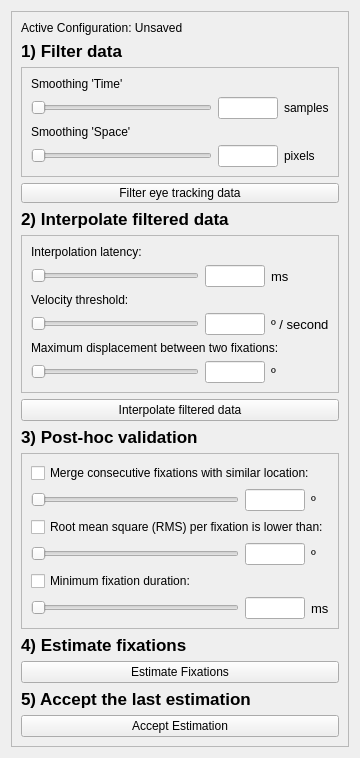
      <widget class="QWidget" name="page_auto">
       <layout class="QVBoxLayout" name="verticalLayout_10">
        <item>
         <widget class="QFrame" name="frame">
          <property name="frameShape">
           <enum>QFrame::StyledPanel</enum>
          </property>
          <property name="frameShadow">
           <enum>QFrame::Raised</enum>
          </property>
          <layout class="QVBoxLayout" name="verticalLayout_9">
           <item>
            <widget class="QLabel" name="lConfigurationStatus">
             <property name="text">
              <string>Active Configuration: Unsaved</string>
             </property>
            </widget>
           </item>
           <item>
            <widget class="QLabel" name="label_8">
             <property name="minimumSize">
              <size>
               <width>0</width>
               <height>20</height>
              </size>
             </property>
             <property name="maximumSize">
              <size>
               <width>16777215</width>
               <height>20</height>
              </size>
             </property>
             <property name="font">
              <font>
               <pointsize>13</pointsize>
               <weight>75</weight>
               <bold>true</bold>
              </font>
             </property>
             <property name="text">
              <string>1) Filter data</string>
             </property>
            </widget>
           </item>
           <item>
            <widget class="QFrame" name="frame_7">
             <property name="frameShape">
              <enum>QFrame::StyledPanel</enum>
             </property>
             <property name="frameShadow">
              <enum>QFrame::Raised</enum>
             </property>
             <layout class="QGridLayout" name="gridLayout_13">
              <item row="0" column="0">
               <widget class="QLabel" name="la_2">
                <property name="text">
                 <string>Smoothing 'Time'</string>
                </property>
               </widget>
              </item>
              <item row="2" column="0">
               <widget class="QLabel" name="label_25">
                <property name="text">
                 <string>Smoothing 'Space'</string>
                </property>
               </widget>
              </item>
              <item row="3" column="2">
               <widget class="QLabel" name="label_26">
                <property name="text">
                 <string>pixels</string>
                </property>
               </widget>
              </item>
              <item row="1" column="2">
               <widget class="QLabel" name="label_27">
                <property name="text">
                 <string>samples</string>
                </property>
               </widget>
              </item>
              <item row="1" column="0">
               <widget class="QSlider" name="sliderSigmaS">
                <property name="sizePolicy">
                 <sizepolicy hsizetype="Expanding" vsizetype="Preferred">
                  <horstretch>0</horstretch>
                  <verstretch>0</verstretch>
                 </sizepolicy>
                </property>
                <property name="tracking">
                 <bool>false</bool>
                </property>
                <property name="orientation">
                 <enum>Qt::Horizontal</enum>
                </property>
               </widget>
              </item>
              <item row="3" column="0">
               <widget class="QSlider" name="sliderSigmaR">
                <property name="sizePolicy">
                 <sizepolicy hsizetype="Expanding" vsizetype="Preferred">
                  <horstretch>0</horstretch>
                  <verstretch>0</verstretch>
                 </sizepolicy>
                </property>
                <property name="maximum">
                 <number>200</number>
                </property>
                <property name="tracking">
                 <bool>false</bool>
                </property>
                <property name="orientation">
                 <enum>Qt::Horizontal</enum>
                </property>
               </widget>
              </item>
              <item row="1" column="1">
               <widget class="QLineEdit" name="leSigmaS">
                <property name="sizePolicy">
                 <sizepolicy hsizetype="Fixed" vsizetype="Preferred">
                  <horstretch>0</horstretch>
                  <verstretch>0</verstretch>
                 </sizepolicy>
                </property>
                <property name="maximumSize">
                 <size>
                  <width>60</width>
                  <height>40</height>
                 </size>
                </property>
               </widget>
              </item>
              <item row="3" column="1">
               <widget class="QLineEdit" name="leSigmaR">
                <property name="sizePolicy">
                 <sizepolicy hsizetype="Fixed" vsizetype="Preferred">
                  <horstretch>0</horstretch>
                  <verstretch>0</verstretch>
                 </sizepolicy>
                </property>
                <property name="maximumSize">
                 <size>
                  <width>60</width>
                  <height>40</height>
                 </size>
                </property>
               </widget>
              </item>
             </layout>
            </widget>
           </item>
           <item>
            <widget class="QPushButton" name="b_smooth">
             <property name="sizePolicy">
              <sizepolicy hsizetype="Minimum" vsizetype="Preferred">
               <horstretch>0</horstretch>
               <verstretch>0</verstretch>
              </sizepolicy>
             </property>
             <property name="maximumSize">
              <size>
               <width>16777215</width>
               <height>20</height>
              </size>
             </property>
             <property name="text">
              <string>Filter eye tracking data</string>
             </property>
            </widget>
           </item>
           <item>
            <widget class="QLabel" name="label_7">
             <property name="maximumSize">
              <size>
               <width>16777215</width>
               <height>20</height>
              </size>
             </property>
             <property name="font">
              <font>
               <pointsize>13</pointsize>
               <weight>75</weight>
               <bold>true</bold>
              </font>
             </property>
             <property name="text">
              <string>2) Interpolate filtered data</string>
             </property>
            </widget>
           </item>
           <item>
            <widget class="QFrame" name="frame_4">
             <property name="frameShape">
              <enum>QFrame::StyledPanel</enum>
             </property>
             <property name="frameShadow">
              <enum>QFrame::Raised</enum>
             </property>
             <layout class="QGridLayout" name="gridLayout_14">
              <item row="2" column="0">
               <widget class="QLabel" name="label_36">
                <property name="text">
                 <string>Velocity threshold:</string>
                </property>
               </widget>
              </item>
              <item row="1" column="2">
               <widget class="QLabel" name="label_37">
                <property name="font">
                 <font>
                  <pointsize>10</pointsize>
                 </font>
                </property>
                <property name="text">
                 <string>ms</string>
                </property>
               </widget>
              </item>
              <item row="5" column="2">
               <widget class="QLabel" name="label_38">
                <property name="font">
                 <font>
                  <pointsize>10</pointsize>
                 </font>
                </property>
                <property name="text">
                 <string>º</string>
                </property>
               </widget>
              </item>
              <item row="0" column="0">
               <widget class="QLabel" name="label_39">
                <property name="text">
                 <string>Interpolation latency:</string>
                </property>
               </widget>
              </item>
              <item row="1" column="0">
               <widget class="QSlider" name="sliderInterpolation">
                <property name="sizePolicy">
                 <sizepolicy hsizetype="Expanding" vsizetype="Preferred">
                  <horstretch>0</horstretch>
                  <verstretch>0</verstretch>
                 </sizepolicy>
                </property>
                <property name="tracking">
                 <bool>false</bool>
                </property>
                <property name="orientation">
                 <enum>Qt::Horizontal</enum>
                </property>
               </widget>
              </item>
              <item row="3" column="2">
               <widget class="QLabel" name="label_40">
                <property name="font">
                 <font>
                  <pointsize>10</pointsize>
                 </font>
                </property>
                <property name="text">
                 <string>º / second</string>
                </property>
               </widget>
              </item>
              <item row="5" column="0">
               <widget class="QSlider" name="sliderDisplacInterpolate">
                <property name="sizePolicy">
                 <sizepolicy hsizetype="Expanding" vsizetype="Preferred">
                  <horstretch>0</horstretch>
                  <verstretch>0</verstretch>
                 </sizepolicy>
                </property>
                <property name="tracking">
                 <bool>false</bool>
                </property>
                <property name="orientation">
                 <enum>Qt::Horizontal</enum>
                </property>
               </widget>
              </item>
              <item row="4" column="0" colspan="3">
               <widget class="QLabel" name="label_41">
                <property name="text">
                 <string>Maximum displacement between two fixations:</string>
                </property>
               </widget>
              </item>
              <item row="3" column="0">
               <widget class="QSlider" name="sliderVelocity">
                <property name="sizePolicy">
                 <sizepolicy hsizetype="Expanding" vsizetype="Preferred">
                  <horstretch>0</horstretch>
                  <verstretch>0</verstretch>
                 </sizepolicy>
                </property>
                <property name="tracking">
                 <bool>false</bool>
                </property>
                <property name="orientation">
                 <enum>Qt::Horizontal</enum>
                </property>
               </widget>
              </item>
              <item row="5" column="1">
               <widget class="QLineEdit" name="leDisplacInterpolate">
                <property name="sizePolicy">
                 <sizepolicy hsizetype="Fixed" vsizetype="Preferred">
                  <horstretch>0</horstretch>
                  <verstretch>0</verstretch>
                 </sizepolicy>
                </property>
                <property name="maximumSize">
                 <size>
                  <width>60</width>
                  <height>40</height>
                 </size>
                </property>
               </widget>
              </item>
              <item row="3" column="1">
               <widget class="QLineEdit" name="leVelocity">
                <property name="sizePolicy">
                 <sizepolicy hsizetype="Fixed" vsizetype="Preferred">
                  <horstretch>0</horstretch>
                  <verstretch>0</verstretch>
                 </sizepolicy>
                </property>
                <property name="maximumSize">
                 <size>
                  <width>60</width>
                  <height>40</height>
                 </size>
                </property>
               </widget>
              </item>
              <item row="1" column="1">
               <widget class="QLineEdit" name="leInterpolation">
                <property name="sizePolicy">
                 <sizepolicy hsizetype="Fixed" vsizetype="Preferred">
                  <horstretch>0</horstretch>
                  <verstretch>0</verstretch>
                 </sizepolicy>
                </property>
                <property name="maximumSize">
                 <size>
                  <width>60</width>
                  <height>40</height>
                 </size>
                </property>
               </widget>
              </item>
             </layout>
            </widget>
           </item>
           <item>
            <widget class="QPushButton" name="b_interpolate">
             <property name="sizePolicy">
              <sizepolicy hsizetype="Minimum" vsizetype="Preferred">
               <horstretch>0</horstretch>
               <verstretch>0</verstretch>
              </sizepolicy>
             </property>
             <property name="text">
              <string>Interpolate filtered data</string>
             </property>
            </widget>
           </item>
           <item>
            <widget class="QLabel" name="label_11">
             <property name="maximumSize">
              <size>
               <width>16777215</width>
               <height>20</height>
              </size>
             </property>
             <property name="font">
              <font>
               <pointsize>13</pointsize>
               <weight>75</weight>
               <bold>true</bold>
              </font>
             </property>
             <property name="text">
              <string>3) Post-hoc validation</string>
             </property>
            </widget>
           </item>
           <item>
            <widget class="QFrame" name="frame_2">
             <property name="frameShape">
              <enum>QFrame::StyledPanel</enum>
             </property>
             <property name="frameShadow">
              <enum>QFrame::Raised</enum>
             </property>
             <layout class="QGridLayout" name="gridLayout_12">
              <item row="1" column="0">
               <widget class="QSlider" name="sliderDisplacement">
                <property name="sizePolicy">
                 <sizepolicy hsizetype="Expanding" vsizetype="Preferred">
                  <horstretch>0</horstretch>
                  <verstretch>0</verstretch>
                 </sizepolicy>
                </property>
                <property name="tracking">
                 <bool>false</bool>
                </property>
                <property name="orientation">
                 <enum>Qt::Horizontal</enum>
                </property>
               </widget>
              </item>
              <item row="1" column="2">
               <widget class="QLabel" name="label_32">
                <property name="font">
                 <font>
                  <pointsize>10</pointsize>
                 </font>
                </property>
                <property name="text">
                 <string>º</string>
                </property>
               </widget>
              </item>
              <item row="2" column="0" colspan="3">
               <widget class="QCheckBox" name="cb_velocityVariance">
                <property name="sizePolicy">
                 <sizepolicy hsizetype="Minimum" vsizetype="Preferred">
                  <horstretch>0</horstretch>
                  <verstretch>0</verstretch>
                 </sizepolicy>
                </property>
                <property name="text">
                 <string>Root mean square (RMS) per fixation is lower than:</string>
                </property>
               </widget>
              </item>
              <item row="3" column="0">
               <widget class="QSlider" name="sliderVelocityVariance">
                <property name="sizePolicy">
                 <sizepolicy hsizetype="Expanding" vsizetype="Preferred">
                  <horstretch>0</horstretch>
                  <verstretch>0</verstretch>
                 </sizepolicy>
                </property>
                <property name="tracking">
                 <bool>false</bool>
                </property>
                <property name="orientation">
                 <enum>Qt::Horizontal</enum>
                </property>
               </widget>
              </item>
              <item row="3" column="2">
               <widget class="QLabel" name="label_34">
                <property name="font">
                 <font>
                  <pointsize>10</pointsize>
                 </font>
                </property>
                <property name="text">
                 <string>º</string>
                </property>
               </widget>
              </item>
              <item row="4" column="0">
               <widget class="QCheckBox" name="cb_minFixation">
                <property name="sizePolicy">
                 <sizepolicy hsizetype="Minimum" vsizetype="Preferred">
                  <horstretch>0</horstretch>
                  <verstretch>0</verstretch>
                 </sizepolicy>
                </property>
                <property name="text">
                 <string>Minimum fixation duration:</string>
                </property>
               </widget>
              </item>
              <item row="5" column="0">
               <widget class="QSlider" name="sliderMinFixation">
                <property name="sizePolicy">
                 <sizepolicy hsizetype="Expanding" vsizetype="Preferred">
                  <horstretch>0</horstretch>
                  <verstretch>0</verstretch>
                 </sizepolicy>
                </property>
                <property name="tracking">
                 <bool>false</bool>
                </property>
                <property name="orientation">
                 <enum>Qt::Horizontal</enum>
                </property>
               </widget>
              </item>
              <item row="5" column="2">
               <widget class="QLabel" name="label_35">
                <property name="font">
                 <font>
                  <pointsize>10</pointsize>
                 </font>
                </property>
                <property name="text">
                 <string>ms</string>
                </property>
               </widget>
              </item>
              <item row="0" column="0" colspan="3">
               <widget class="QCheckBox" name="cb_displacement">
                <property name="sizePolicy">
                 <sizepolicy hsizetype="Minimum" vsizetype="Preferred">
                  <horstretch>0</horstretch>
                  <verstretch>0</verstretch>
                 </sizepolicy>
                </property>
                <property name="text">
                 <string>Merge consecutive fixations with similar location:</string>
                </property>
               </widget>
              </item>
              <item row="1" column="1">
               <widget class="QLineEdit" name="leDisplacement">
                <property name="sizePolicy">
                 <sizepolicy hsizetype="Fixed" vsizetype="Preferred">
                  <horstretch>0</horstretch>
                  <verstretch>0</verstretch>
                 </sizepolicy>
                </property>
                <property name="maximumSize">
                 <size>
                  <width>60</width>
                  <height>40</height>
                 </size>
                </property>
               </widget>
              </item>
              <item row="3" column="1">
               <widget class="QLineEdit" name="leVelocityVariance">
                <property name="sizePolicy">
                 <sizepolicy hsizetype="Fixed" vsizetype="Preferred">
                  <horstretch>0</horstretch>
                  <verstretch>0</verstretch>
                 </sizepolicy>
                </property>
                <property name="maximumSize">
                 <size>
                  <width>60</width>
                  <height>40</height>
                 </size>
                </property>
               </widget>
              </item>
              <item row="5" column="1">
               <widget class="QLineEdit" name="leMinFixation">
                <property name="sizePolicy">
                 <sizepolicy hsizetype="Fixed" vsizetype="Preferred">
                  <horstretch>0</horstretch>
                  <verstretch>0</verstretch>
                 </sizepolicy>
                </property>
                <property name="maximumSize">
                 <size>
                  <width>60</width>
                  <height>40</height>
                 </size>
                </property>
               </widget>
              </item>
             </layout>
            </widget>
           </item>
           <item>
            <widget class="QLabel" name="label_12">
             <property name="maximumSize">
              <size>
               <width>16777215</width>
               <height>20</height>
              </size>
             </property>
             <property name="font">
              <font>
               <pointsize>13</pointsize>
               <weight>75</weight>
               <bold>true</bold>
              </font>
             </property>
             <property name="text">
              <string>4) Estimate fixations</string>
             </property>
            </widget>
           </item>
           <item>
            <widget class="QPushButton" name="b_estimateFixations">
             <property name="sizePolicy">
              <sizepolicy hsizetype="Minimum" vsizetype="Preferred">
               <horstretch>0</horstretch>
               <verstretch>0</verstretch>
              </sizepolicy>
             </property>
             <property name="text">
              <string>Estimate Fixations</string>
             </property>
            </widget>
           </item>
           <item>
            <widget class="QLabel" name="label_13">
             <property name="maximumSize">
              <size>
               <width>16777215</width>
               <height>20</height>
              </size>
             </property>
             <property name="font">
              <font>
               <pointsize>13</pointsize>
               <weight>75</weight>
               <bold>true</bold>
              </font>
             </property>
             <property name="text">
              <string>5) Accept the last estimation</string>
             </property>
            </widget>
           </item>
           <item>
            <widget class="QPushButton" name="b_acceptEstimation">
             <property name="sizePolicy">
              <sizepolicy hsizetype="Minimum" vsizetype="Preferred">
               <horstretch>0</horstretch>
               <verstretch>0</verstretch>
              </sizepolicy>
             </property>
             <property name="text">
              <string>Accept Estimation</string>
             </property>
            </widget>
           </item>
          </layout>
         </widget>
        </item>
       </layout>
      </widget>
